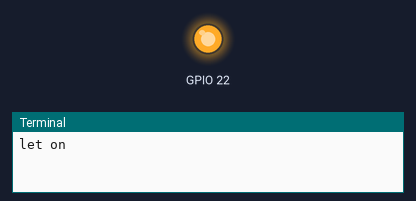
The program below on a simulated Raspberry Pi (BCM pin numbers). On the bench: output pins drawn as LEDs (lit = HIGH), the last lines printed to the terminal.

Above: at 2.5 s.
At 7.5 s:
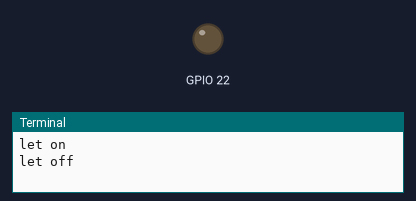
Timing chart, 0 to 13.0 s (numbered marks = the images above):
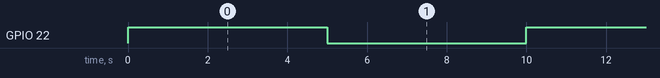

Measured:
- by itself, GPIO 22: alternates HIGH for 5.0 s and LOW for 5.0 s

The program:

GPIO_swith.py
```python
#!/usr/bin/env python
# -*- coding: utf-8 -*-

import RPi.GPIO as GPIO
import time


GPIO.setmode(GPIO.BCM)
GPIO.setup(22, GPIO.OUT)

i = 0
while i < 100:
    if i%2==0:
        print('let on')
        GPIO.output(22, GPIO.HIGH)
    else:
        print('let off')
        GPIO.output(22, GPIO.LOW)

    i += 1
    time.sleep(5)
GPIO.cleanup()
```
